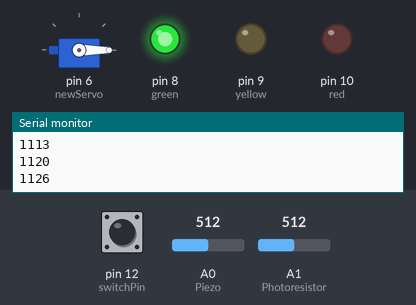
Bench run of a sketch on a simulated Arduino Uno, built with avr-gcc and run on an emulated ATmega328P. Parts: servo, output pins drawn as LEDs (lit = HIGH), the last lines printed to the serial monitor. The test bench sets the inputs (shaded band); at power-on: pin 12 (switchPin) LOW, A1 (Photoresistor) = 512, A0 (Piezo) = 512.

Above: at 1.2 s.
1.3 s: pin 12 (switchPin) pulled HIGH for 0.15 s
At 2.5 s:
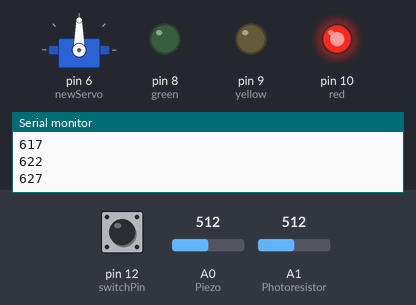
2.9 s: A1 (Photoresistor) set to 881
4.4 s: A1 (Photoresistor) set to 908
At 5.7 s:
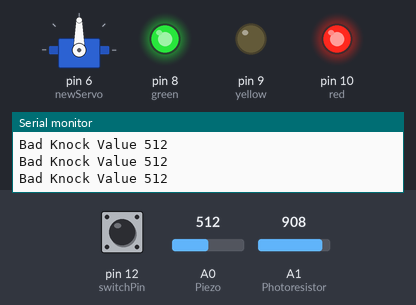
Timing chart, 0 to 7.4 s (numbered marks = the images above; inputs shaded):
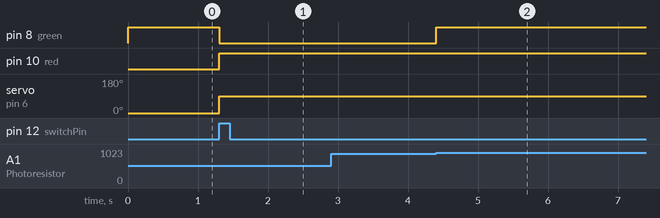

The sketch:

Project_12.ino
```cpp
#include <Servo.h>
Servo newServo;

const byte switchPin = 12;
const byte red = 10;
const byte yellow = 9;
const byte green = 8;
const int Piezo = A0;
int Photoresistor = A1;
byte numKnocked = 0;
boolean locked = false;
int minimumKnock = 15;
int maximumKnock = 100;
int knockValue;
int previous = LOW;
unsigned long Time[3] = {0, 0, 0};
unsigned long printTime = 0;
long debounce = 200;
boolean knockCheck(int value);
int a = 0;
boolean b = false;

void setup() {
  // put your setup code here, to run once:
  newServo.attach(6);
  pinMode(switchPin, INPUT);
  pinMode(red, OUTPUT);
  pinMode(yellow, OUTPUT);
  pinMode(green, OUTPUT);
  Serial.begin(9600);
  newServo.write(0);
  digitalWrite(green, HIGH);
  Serial.println("The box is unlocked");
}

void loop() {
  // put your main code here, to run repeatedly:
  int reading = digitalRead(switchPin);

  //the switch
  if(previous == LOW && reading == HIGH && millis() - Time[0] > 300) {
    Photoresistor = A1;
    Time[1] = 0;
    numKnocked = 0;
    b = false;
    if(locked == false) {
      locked = true;
      newServo.write(90);
      digitalWrite(green, LOW);
      digitalWrite(red, HIGH);
      delay(500);
    }
    Time[0] = millis();
    Time[1] = millis();
    Serial.println("Timer 2 starts");
  }

  if(millis() - Time[1] < 3000){
    int photoReading = analogRead(Photoresistor);
    b = resistorReading(photoReading);
  } else if(millis() - Time[1] ==  3000 && b == true){
    Time[2] = millis();
    Serial.println("Timer 3 starts");
  }

  if(locked == true) {
      //Serial.println(photoReading);
       //Serial.println(Time[2]);
      if(b == true && millis() - Time[2] <= 5000 && millis() - Time[2] >= 0) {
      //Serial.println(millis() - Time[2]);
      digitalWrite(green, HIGH);
      knockValue = analogRead(Piezo);
      if(numKnocked < 3 && numKnocked >= 0){
        a = numKnocked;
        if(knockCheck(knockValue) == true) {
          numKnocked ++;
        }
        if(a != numKnocked) {
          Serial.print(3 - numKnocked);
          Serial.println(" more to go");
        }
      }

      if(numKnocked >= 3) {
        newServo.write(0);
        digitalWrite(red, LOW);
        digitalWrite(green, HIGH);
        Serial.println("The box is unlocked");
        locked = false;
        delay(500);
      }
    }
  }
  previous = reading;
}

boolean knockCheck(int value) {
  if(value >= minimumKnock && value <= maximumKnock) {
    Serial.print("Good Knock Value ");
    Serial.println(value);
    digitalWrite(yellow, HIGH);
    delay(50);
    digitalWrite(yellow, LOW);
    return true;
  } else {
    if(value != 0) {
      Serial.print("Bad Knock Value ");
      Serial.println(value);
    }
    return false;
  }
}

boolean resistorReading(int value) {
  if(value >= 900) {
    return true;
  }else {
    Serial.println(millis() - Time[1]);
    return false;
  }
}
```

Measured:
- the behaviour switches between 899 and 900 on A1 (Photoresistor) (found by bisection; images 1 and 2)
- after the input at 1.3 s, pin 8 (green): HIGH → LOW at once; pin 10 (red): LOW → HIGH at once; servo on pin 6 (newServo): 0° → 90° at once
- after the input at 4.4 s, pin 8 (green): LOW → HIGH at once
